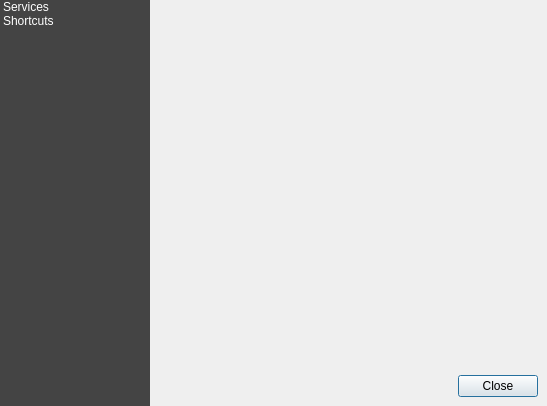
<?xml version="1.0" encoding="UTF-8"?>
<ui version="4.0">
 <class>OptionsDialog</class>
 <widget class="QDialog" name="OptionsDialog">
  <property name="geometry">
   <rect>
    <x>0</x>
    <y>0</y>
    <width>547</width>
    <height>406</height>
   </rect>
  </property>
  <property name="windowTitle">
   <string>Options</string>
  </property>
  <layout class="QHBoxLayout" name="horizontalLayout">
   <property name="spacing">
    <number>0</number>
   </property>
   <property name="leftMargin">
    <number>0</number>
   </property>
   <property name="topMargin">
    <number>0</number>
   </property>
   <property name="rightMargin">
    <number>0</number>
   </property>
   <property name="bottomMargin">
    <number>0</number>
   </property>
   <item>
    <widget class="QListWidget" name="listWidget">
     <property name="maximumSize">
      <size>
       <width>150</width>
       <height>16777215</height>
      </size>
     </property>
     <property name="palette">
      <palette>
       <active>
        <colorrole role="WindowText">
         <brush brushstyle="SolidPattern">
          <color alpha="255">
           <red>255</red>
           <green>255</green>
           <blue>255</blue>
          </color>
         </brush>
        </colorrole>
        <colorrole role="Text">
         <brush brushstyle="SolidPattern">
          <color alpha="255">
           <red>255</red>
           <green>255</green>
           <blue>255</blue>
          </color>
         </brush>
        </colorrole>
        <colorrole role="Base">
         <brush brushstyle="SolidPattern">
          <color alpha="255">
           <red>68</red>
           <green>68</green>
           <blue>68</blue>
          </color>
         </brush>
        </colorrole>
       </active>
       <inactive>
        <colorrole role="WindowText">
         <brush brushstyle="SolidPattern">
          <color alpha="255">
           <red>255</red>
           <green>255</green>
           <blue>255</blue>
          </color>
         </brush>
        </colorrole>
        <colorrole role="Text">
         <brush brushstyle="SolidPattern">
          <color alpha="255">
           <red>255</red>
           <green>255</green>
           <blue>255</blue>
          </color>
         </brush>
        </colorrole>
        <colorrole role="Base">
         <brush brushstyle="SolidPattern">
          <color alpha="255">
           <red>68</red>
           <green>68</green>
           <blue>68</blue>
          </color>
         </brush>
        </colorrole>
       </inactive>
       <disabled>
        <colorrole role="WindowText">
         <brush brushstyle="SolidPattern">
          <color alpha="255">
           <red>159</red>
           <green>158</green>
           <blue>158</blue>
          </color>
         </brush>
        </colorrole>
        <colorrole role="Text">
         <brush brushstyle="SolidPattern">
          <color alpha="255">
           <red>159</red>
           <green>158</green>
           <blue>158</blue>
          </color>
         </brush>
        </colorrole>
        <colorrole role="Base">
         <brush brushstyle="SolidPattern">
          <color alpha="255">
           <red>255</red>
           <green>255</green>
           <blue>255</blue>
          </color>
         </brush>
        </colorrole>
       </disabled>
      </palette>
     </property>
     <property name="frameShape">
      <enum>QFrame::NoFrame</enum>
     </property>
     <item>
      <property name="text">
       <string>Services</string>
      </property>
      <property name="icon">
       <iconset resource="images.qrc">
        <normaloff>:/icons/images/cloudmus.png</normaloff>:/icons/images/cloudmus.png</iconset>
      </property>
     </item>
     <item>
      <property name="text">
       <string>Shortcuts</string>
      </property>
      <property name="icon">
       <iconset resource="images.qrc">
        <normaloff>:/icons/images/cloudmus.png</normaloff>:/icons/images/cloudmus.png</iconset>
      </property>
     </item>
    </widget>
   </item>
   <item>
    <layout class="QVBoxLayout" name="verticalLayout">
     <property name="leftMargin">
      <number>9</number>
     </property>
     <property name="topMargin">
      <number>9</number>
     </property>
     <property name="rightMargin">
      <number>9</number>
     </property>
     <property name="bottomMargin">
      <number>9</number>
     </property>
     <item>
      <widget class="QStackedWidget" name="stackedWidget">
       <widget class="QWidget" name="page"/>
       <widget class="QWidget" name="page_2"/>
      </widget>
     </item>
     <item>
      <widget class="QDialogButtonBox" name="buttonBox">
       <property name="orientation">
        <enum>Qt::Horizontal</enum>
       </property>
       <property name="standardButtons">
        <set>QDialogButtonBox::Close</set>
       </property>
      </widget>
     </item>
    </layout>
   </item>
  </layout>
 </widget>
 <resources>
  <include location="images.qrc"/>
 </resources>
 <connections>
  <connection>
   <sender>buttonBox</sender>
   <signal>accepted()</signal>
   <receiver>OptionsDialog</receiver>
   <slot>accept()</slot>
   <hints>
    <hint type="sourcelabel">
     <x>248</x>
     <y>254</y>
    </hint>
    <hint type="destinationlabel">
     <x>157</x>
     <y>274</y>
    </hint>
   </hints>
  </connection>
  <connection>
   <sender>buttonBox</sender>
   <signal>rejected()</signal>
   <receiver>OptionsDialog</receiver>
   <slot>reject()</slot>
   <hints>
    <hint type="sourcelabel">
     <x>316</x>
     <y>260</y>
    </hint>
    <hint type="destinationlabel">
     <x>286</x>
     <y>274</y>
    </hint>
   </hints>
  </connection>
 </connections>
</ui>
